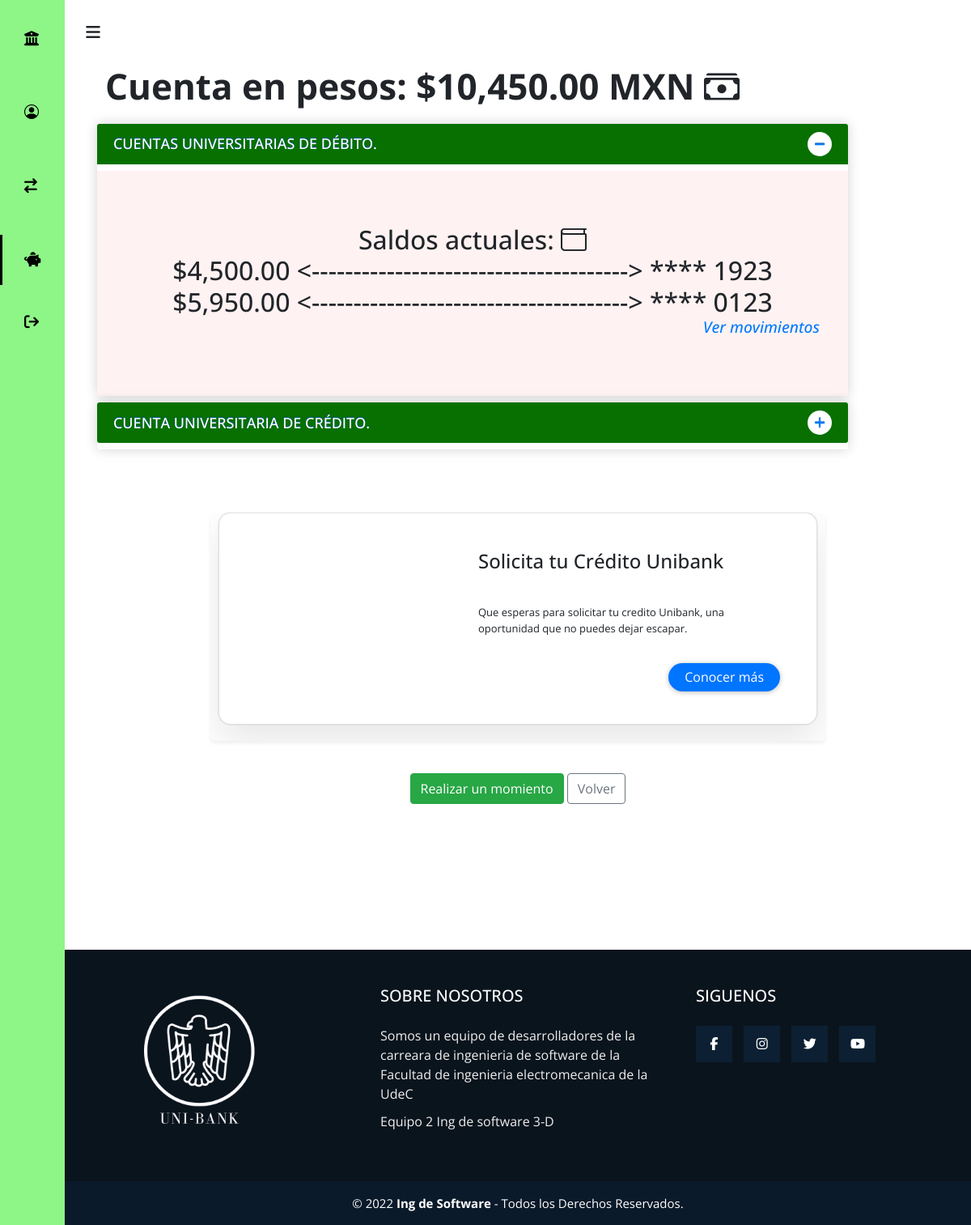
The app's page /consultas.php (signed in) with its own data.
### tables this page shows
CREATE TABLE `debito` (
  `idTarjeta` int(11) NOT NULL,
  `codigoCliente` varchar(50) NOT NULL DEFAULT '',
  `BIN` varchar(16) NOT NULL,
  `expira` date NOT NULL,
  `codeSecurity` int(11) NOT NULL,
  `nip` varchar(4) NOT NULL,
  `saldoDeb` decimal(20,2) DEFAULT NULL
);

### vistas/consultas.view.php (the view, shortened to what this page needs)
<!DOCTYPE html>
<html lang="en">
<head>
    <link rel="stylesheet" href="https://stackpath.bootstrapcdn.com/bootstrap/4.3.1/css/bootstrap.min.css">
    <link rel="stylesheet" type="text/css" href="https://cdnjs.cloudflare.com/ajax/libs/Swiper/5.4.5/css/swiper.css">
    <link rel="stylesheet" href="css/estilos.css">
    <link rel="stylesheet" href="https://use.fontawesome.com/releases/v5.7.2/css/all.css"
>
    <link rel="stylesheet" href="https://cdn.jsdelivr.net/npm/bootstrap-icons@1.9.1/font/bootstrap-icons.css">
</head>
<body id="body">
    <header>
      <div class="icon__menu">
        <i class="fas fa-bars" id="btn_open"></i>
      </div>
    </header>
    <div class="menu__side" id="menu_side">
        <a href="index.php">
            <div class="name__page">
                <i class="fas fa-university"></i>
                <h4>Unibank</h4>
            </div>
        </a>
        <div class="options__menu">
            <a href="./cliente.php">
                <div class="option">
                <i class="bi bi-person-circle"></i>
                    <h4>Inicio</h4>
                </div>
            </a>
            <a href="./movimientos/transferencia.php">
                <div class="option">
                    <i class="fas fa-exchange"></i>
                    <h4>Transferencias rapidas</h4>
                </div>
            </a>
            <a href="./consultas.php" class="selected">
                <div class="option">
                    <i class="fas fa-piggy-bank"></i>
                    <h4>Consulta</h4>
                </div>
            </a>
            <a href="./funciones/cerrarSesion.php">
                <div class="option">
                    <i class="fas fa-sign-out"></i>
                    <h4>Cerrar sesion</h4>
                </div>
            </a>
        </div>
    </div>
    <main>
    <h2 class="saldo">Cuenta en pesos:  <?php echo '$' . number_format($saldoSuma, 2 , '.' , ',' ); ?> MXN  <i class="bi bi-cash-stack"></i></h2>
    <div class="wrapper">
    <div class="parent-tab">
      <label for="tab-1">
        <span>CUENTAS UNIVERSITARIAS DE DÉBITO.</span>
        <div class="icon"><i class="fas fa-plus"></i></div>
      </label>
      <div class="content">
      <div class="card-body" name="debito">
          <p><h2 class="display-7">Saldos actuales:  <i class="bi bi-wallet"></i> <?php echo '<br>'; ?>  <span id="saldo">
            <?php if(empty($debito)){
              echo 'No se ha solicitado una tarjeta de debito';
            }else{
            foreach($datosDeb as $debito):
            echo '$' . number_format($debito['saldoDeb'], 2 , '.' , ',' ) .' <--------------------------------------> **** ' . substr($debito['BIN'], 12) . '</br>';
            endforeach;
            }
            ?>
            <div class="col"><a href="movimientos/historial.php"><?php if(empty($debito)){}else{echo 'Ver movimientos';}?></a></div></span></h2></div></p>
      </div>
    </div>
    <div class="parent-tab">
      <label for="tab-2">
        <span>CUENTA UNIVERSITARIA DE CRÉDITO.</span>
        <div class="icon"><i class="fas fa-plus"></i></div>
      </label>
    </div>
    </div>
    <div class="article-contener">
        <ul class="groups">
            <li>
                <div class="card">
                    <div class="image-session">
                        <span class="image" style="background-image: url('assets/img/car2.jpg');"></span>
                    </div>
                    <div class="meta-sission">
                        <div class="body">
                            <h2 class="title">Solicita tu Crédito Unibank</h2>
                            <p class="desc">Que esperas para solicitar tu credito Unibank, una oportunidad que no puedes dejar escapar.</p>
                        </div>
                        <div class="footer">
                            <a href="#" class="button">Conocer más</a>
                        </div>
                    </div>
                </div>
            </li>
        </ul>
    </div>
    <div class="container-btn">
        <a href="movimientos/transferencia.php" class="btn btn-success">Realizar un momiento</a>
        <a href="cliente.php" class="btn btn-outline-secondary">Volver</a>
    </div>
    </main>
    <footer class="pie-pagina">
        <div class="grupo-1">
            <div class="box">
                <figure>
                    <a href="#">
                        <img src="assets/unibank.png" alt="Logo de SLee Dw">
                    </a>
                </figure>
            </div>
            <div class="box">
                <h2>SOBRE NOSOTROS</h2>
                <p>Somos un equipo de desarrolladores de la carreara de ingenieria de software de la Facultad de ingenieria electromecanica de la UdeC</p>
                <p>Equipo 2 Ing de software 3-D</p>
            </div>
            <div class="box">
                <h2>SIGUENOS</h2>
                <div class="red-social">
                    <a href="#" class="fa fa-facebook"></a>
                    <a href="#" class="fa fa-instagram"></a>
                    <a href="#" class="fa fa-twitter"></a>
                    <a href="#" class="fa fa-youtube"></a>
                </div>
            </div>
        </div>
        <div class="grupo-2">
            <small>&copy; 2022 <b>Ing de Software</b> - Todos los Derechos Reservados.</small>
        </div>
    </footer>
</body>
</html>

### records on screen
debito: saldoDeb "4,500.00", BIN "1923"
debito: saldoDeb "5,950.00", BIN "0123"

### other values on screen
$saldoSuma "10,450.00"
